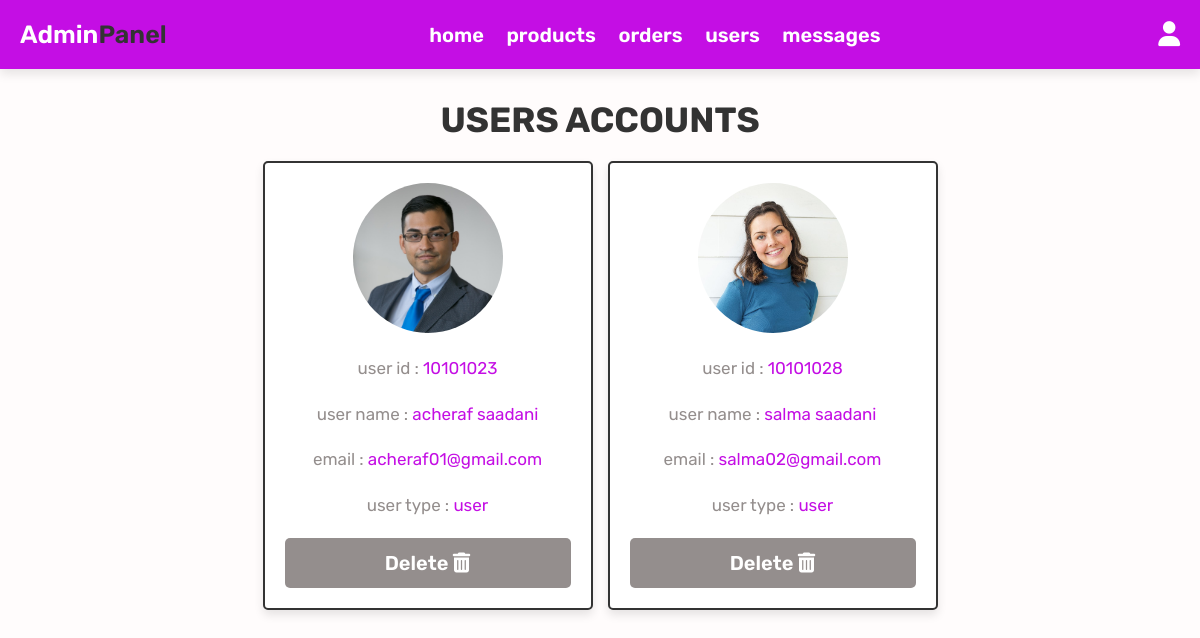
Screenshot of /admin_users.php (signed in) with the database file from the repository.
### tables this page shows
CREATE TABLE `users` (
  `id` int(100) NOT NULL,
  `name` varchar(100) NOT NULL,
  `email` varchar(100) NOT NULL,
  `password` varchar(100) NOT NULL,
  `user_type` varchar(20) NOT NULL DEFAULT 'user',
  `image` varchar(100) NOT NULL
);

### admin_users.php (the view, shortened to what this page needs)
<?php
@include 'config.php';
$admin_id = $_SESSION['admin_id'];
?>
<!DOCTYPE html>
<html lang="en">
<head>
        <link rel="stylesheet" href="https://cdnjs.cloudflare.com/ajax/libs/font-awesome/6.4.2/css/all.min.css">
        <link rel="stylesheet" href="css/admin_style.css">
</head>
<body>
    <?php include 'admin_header.php';?>
    <section class="user-accounts">
        <h1 class="title">users accounts</h1>
        <div class="box-container">
                <?php
                    $select_users = $conn->prepare("SELECT * FROM `users` ");
                    $select_users->execute();
                    while($fetch_users = $select_users->fetch(PDO::FETCH_ASSOC)){
                ?>
            <div class="box" style="<?php if($fetch_users['id'] == $admin_id){echo 'display:none';};?>">
                <img src="uploaded_img/<?= $fetch_users['image'];?>" alt="">
                <p> user id : <span><?= $fetch_users['id'];?></span></p>
                <p> user name : <span><?= $fetch_users['name'];?></span></p>
                <p> email : <span><?= $fetch_users['email'];?></span></p>
                <p> user type : <span style=" color: <?php if($fetch_users['user_type'] == 'admin'){echo 'green';}; ?>"><?= $fetch_users['user_type'];?></span></p>
                <a href="admin_users.php?delete=<?= $fetch_users['id'];?>" onclick="return confirm('delete this user?');" class="delete-btn">delete <i class="fa-solid fa-trash-can"></i></a>
            </div>
            <?php
            }
            ?>
        </div>
    </section>
</body>
</html>

### css/admin_style.css (style rules this page uses)
.user-accounts .box-container { display: grid; grid-template-columns: repeat(auto-fit, 33rem); gap: 1.5rem; align-items: flex-start; justify-content: center; }
.user-accounts .box-container .box { border: var(--border); box-shadow: var(--box-shadow); background-color: var(--white); border-radius: .5rem; padding: 2rem; text-align: center; }
.user-accounts .box-container .box img { height: 15rem; width: 15rem; border-radius: 50%; object-fit: cover; margin-bottom: 1rem; }
.user-accounts .box-container .box p { line-height: 1.5; padding: 1rem 0; font-size: 1.7rem; color: var(--grey2); }
.user-accounts .box-container .box p span { color: var(--pink); }

### css/components.css (style rules this page uses)
:root { --white: #fff; --black: #333; --pink: #c40ee4; --pink3: #e47df7; --grey1: #fffcfc; --grey2: #948e8d; --pink2: #d5abdc; --border:.2rem solid var(--black); --box-shadow: 0 .5rem 1rem rgba(0,0,0,.1); }
* { font-family: 'Rubik', sans-serif; margin: 0; padding: 0; box-sizing: border-box; outline: none; border: none; text-decoration: none; }
body { background-color: var(--grey1); }
html { font-size: 62.5%; overflow-x: hidden; scroll-behavior: smooth; scroll-padding-top: 6.5rem; }
section { padding: 3rem 2rem; max-width: 1200px; margin: 0 auto; }
.btn, .delete-btn, .option-btn { width: 100%; display: block; margin-top: 1rem; border-radius: .5rem; color: var(--white); font-size: 2rem; padding: 1.3rem 3rem; cursor: pointer; text-transform: capitalize; font-weight: 600; text-align: center; }
.delete-btn { background-color: var(--grey2); }
.title { text-align: center; margin-bottom: 2rem; text-transform: uppercase; color: var(--black); font-size: 3.5rem; }

### rows the page displays
users: image (picture), id "10101023", name "acheraf saadani", email "acheraf01@gmail.com", user_type "user"
users: image (picture), id "10101028", name "salma saadani", email "salma02@gmail.com", user_type "user"
